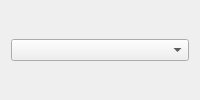
<?xml version="1.0" encoding="UTF-8"?>
<ui version="4.0">
 <class>display_selector</class>
 <widget class="QWidget" name="display_selector">
  <property name="windowTitle">
   <string>Form</string>
  </property>
  <layout class="QGridLayout" name="gridLayout">
   <item row="0" column="0">
    <widget class="QComboBox" name="cmbLUTs"/>
   </item>
  </layout>
 </widget>
 <resources/>
 <connections/>
</ui>
